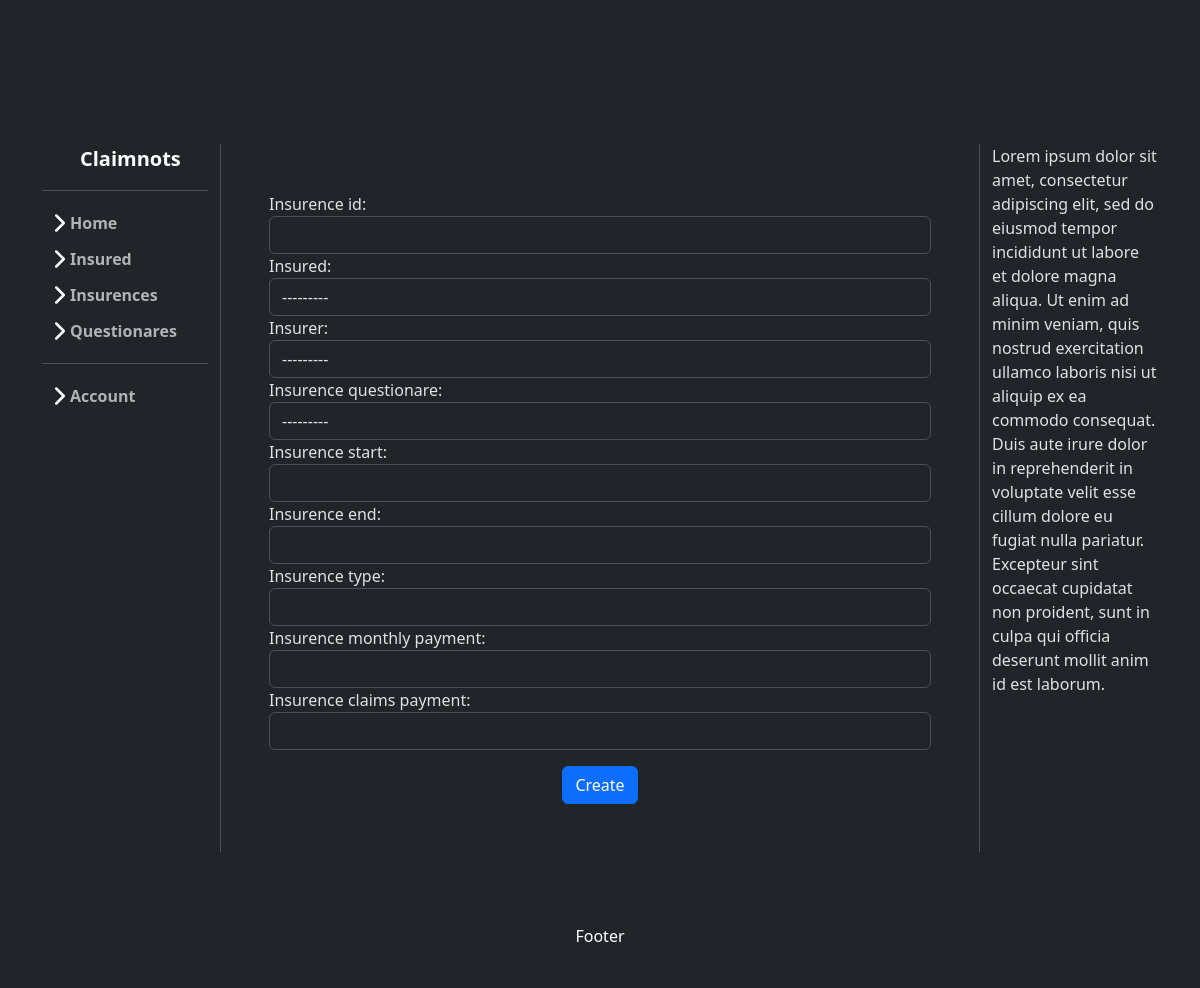
The page /Insurence_Web/insurence/new/ on the database as committed earlier.
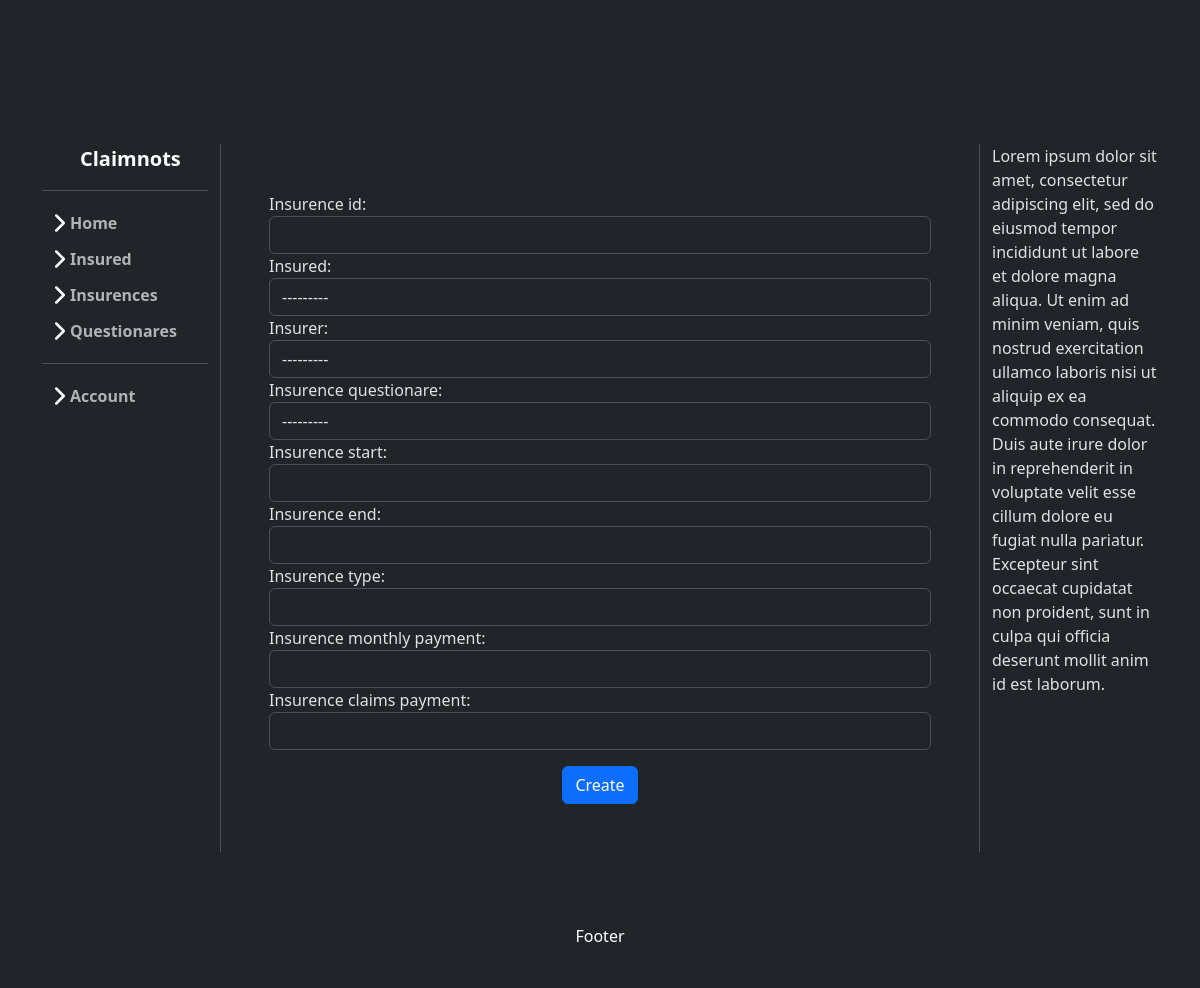
The same page on the database as committed later.
### Insurence_Web/models.py (models this page shows, shortened)
class InsuredPersons(models.Model):
        insured_id = models.PositiveIntegerField(primary_key=True)
        first_name = models.CharField(max_length=40)
        last_name = models.CharField(max_length=40)
        gender = models.CharField(max_length=7, choices=gender_choices, default="M")
        date_of_birth = models.DateField()
        birth_number = models.IntegerField()
        goverment_id = models.CharField(max_length=8)
        state = models.CharField(max_length=40)
        city = models.CharField(max_length=40)
        parcel = models.CharField(max_length=40)
        home_number = models.IntegerField()
        post_code = models.IntegerField()
        bank_account_number = models.IntegerField()
        phone_number_prefix = models.CharField(max_length=4, choices=prefix_number_choices, default="CZ")
        phone_number = models.CharField(max_length=10)
        email = models.EmailField()
        def __str__(self):
                return  self.first_name + f" {self.last_name}" + f" - ID: {self.insured_id}"

class InsurerEmployees(models.Model):
        insurer_id = models.PositiveIntegerField(primary_key=True)
        first_name = models.CharField(max_length=40)
        last_name = models.CharField(max_length=40)
        gender = models.CharField(max_length=7, choices=gender_choices, default="M")
        email = models.CharField(max_length=100)
        password = models.CharField(max_length=100)
        def __str__(self):
                return  self.first_name + f" {self.last_name}" + f" - ID: {self.insurer_id}"

class InsurenceQuestionare(models.Model):
        insurence_questionare_id = models.PositiveIntegerField(primary_key=True)
        insured = models.ForeignKey(InsuredPersons, on_delete=models.CASCADE, related_name="insured_person")
        insurer = models.ForeignKey(InsurerEmployees, on_delete=models.PROTECT, related_name="insurer_employee")
        question_1_answer = models.IntegerField(default=0)
        question_2_answer = models.IntegerField(default=0)
        question_3_answer = models.IntegerField(default=0)
        question_4_answer = models.IntegerField(default=0)
        question_5_answer = models.IntegerField(default=0)
        question_6_answer = models.IntegerField(default=0)
        question_7_answer = models.IntegerField(default=0)
        question_8_answer = models.IntegerField(default=0)
        question_9_answer = models.IntegerField(default=0)
        question_10_answer = models.IntegerField(default=0)
        def __str__(self):
                return (f"Insurence Questionare ID: {self.insurence_questionare_id}")

### Insurence_Web/views.py (the view)
# urls.py: path("insurence/new/", views.insurence_new, name="insurence new"),
def insurence_new(request):
    title = "New Insurence"
    if request.method == "POST":
        form = InsurenceForm(request.POST)
        if form.is_valid():
            form.save()
    else:
        form = InsurenceForm()
    return render(request, "Insurence_Web/form.html", {"form": form ,"title": title})

### Insurence_Web/templates/Insurence_Web/form.html (shortened to what this page needs)
{% extends "Insurence_Web/base.html"%}
{% block content %}
<div class="form-group">
<form method="post">
    <table align="center">
        {{form}}
    </table>
    <span>
    <div class="d-grid gap-2 d-md-flex justify-content-center">
        <button type="submit" class="btn btn-primary">Create</button>
    </div>
</form>
</div>
{% endblock %}

Rows that differ between the two databases and show on the page:
added InsuredPersons: insured "---------"
added InsurerEmployees: insurer "---------"
added InsurenceQuestionare: insurence_questionare "---------"
Other text that changed with them:
form field insured: "---------" → (not shown)
form field insurer: "---------" → (not shown)
form field insurence_questionare: "---------" → (not shown)
